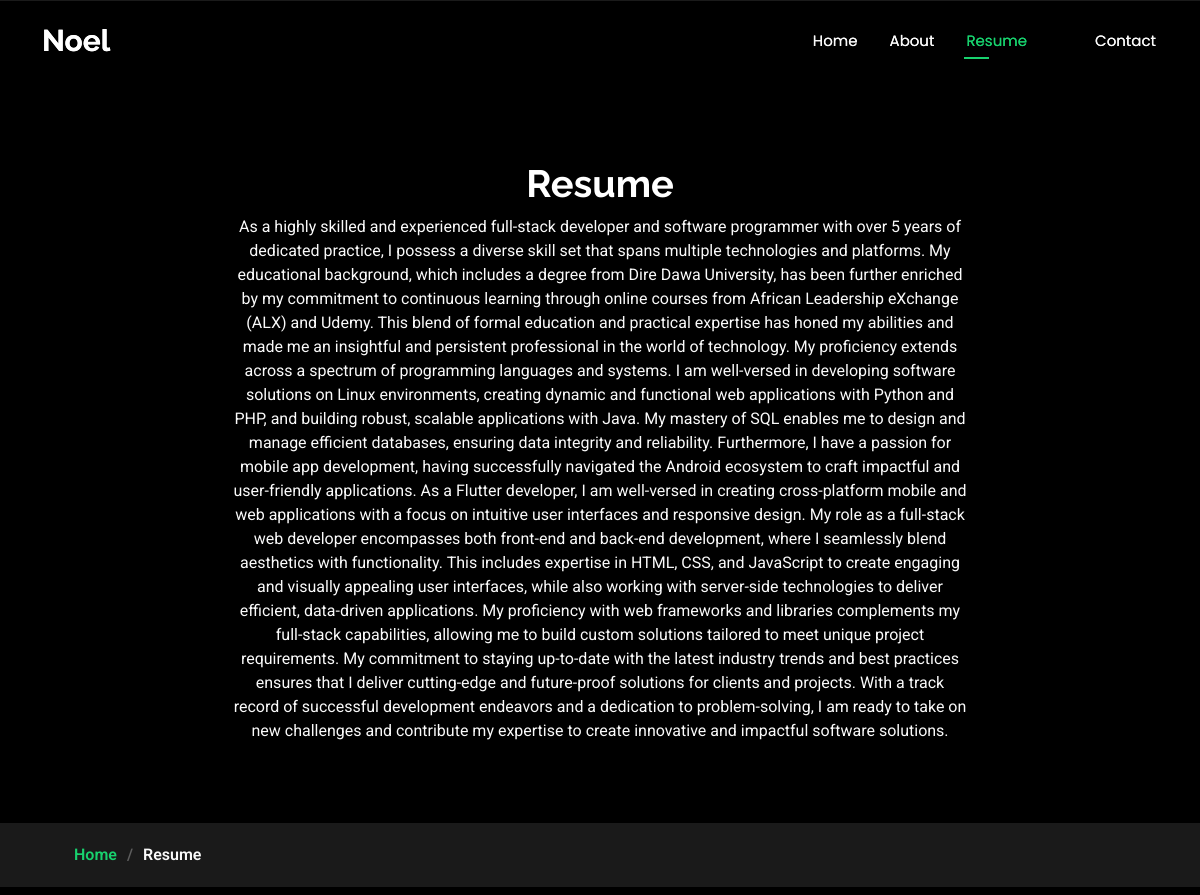
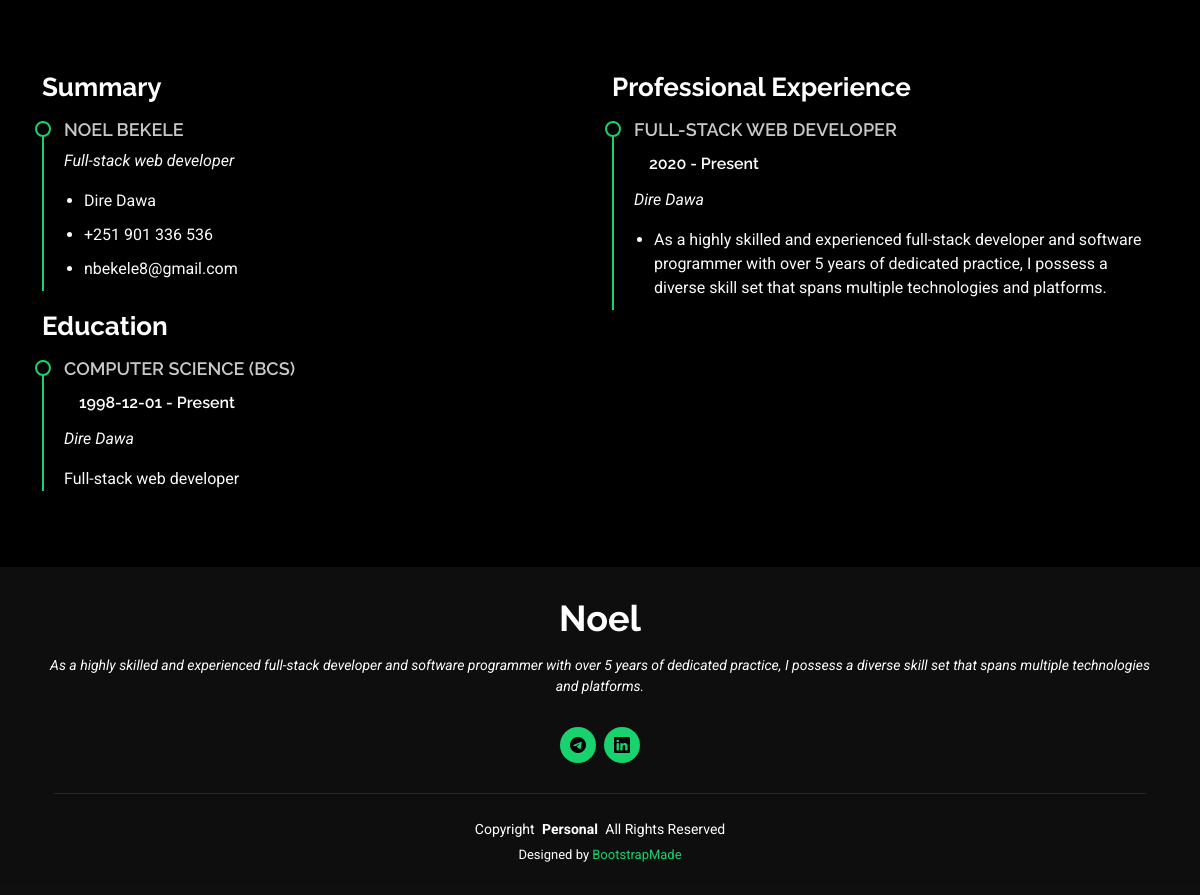
Screenshot of /resume.php with the database file from the repository (2 pictures, top to bottom).
### tables this page shows
CREATE TABLE `users` (
  `id` bigint(20) UNSIGNED NOT NULL,
  `name` varchar(255) NOT NULL,
  `email` varchar(255) NOT NULL,
  `title_name` varchar(255) NOT NULL,
  `email_verified_at` timestamp NULL DEFAULT NULL,
  `password` varchar(255) NOT NULL,
  `s_title` text NOT NULL,
  `l_title` text NOT NULL,
  `b_day` varchar(255) NOT NULL,
  `about` text NOT NULL,
  `website` varchar(255) NOT NULL,
  `phone` varchar(255) NOT NULL,
  `city` varchar(255) NOT NULL,
  `age` varchar(255) NOT NULL,
  `degree` varchar(255) NOT NULL,
  `freelance` tinyint(1) DEFAULT 1,
  `remember_token` varchar(100) DEFAULT NULL,
  `created_at` timestamp NOT NULL DEFAULT current_timestamp(),
  `updated_at` timestamp NOT NULL DEFAULT current_timestamp() ON UPDATE current_timestamp()
);

### resume.php (the view, shortened to what this page needs)
<?php
include 'header.php';
include 'db.php';
$userId = 1;
$query = $pdo->prepare("SELECT * FROM users WHERE id = ?");
$query->execute([$userId]);
$user = $query->fetch(PDO::FETCH_ASSOC);
?>
<main class="main">
    <div class="page-title" data-aos="fade">
        <div class="heading">
            <div class="container">
                <div class="row d-flex justify-content-center text-center">
                    <div class="col-lg-8">
                        <h1>Resume</h1>
                        <p class="mb-0"><?= htmlspecialchars($user['about']); ?></p>
                    </div>
                </div>
            </div>
        </div>
        <nav class="breadcrumbs">
            <div class="container">
                <ol>
                    <li><a href="index.php">Home</a></li>
                    <li class="current">Resume</li>
                </ol>
            </div>
        </nav>
    </div>
    <section id="resume" class="resume section">
        <div class="container">
            <div class="row">
                <div class="col-lg-6" data-aos="fade-up" data-aos-delay="100">
                    <h3 class="resume-title">Summary</h3>
                    <div class="resume-item pb-0">
                        <h4><?= htmlspecialchars($user['name']); ?></h4>
                        <p><em><?= htmlspecialchars($user['s_title']); ?></em></p>
                        <ul>
                            <li><?= htmlspecialchars($user['city']); ?></li>
                            <li><?= htmlspecialchars($user['phone']); ?></li>
                            <li><?= htmlspecialchars($user['email']); ?></li>
                        </ul>
                    </div>
                    <h3 class="resume-title">Education</h3>
                    <div class="resume-item">
                        <h4><?= htmlspecialchars($user['degree']); ?></h4>
                        <h5><?= htmlspecialchars($user['b_day']); ?> - Present</h5>
                        <p><em><?= htmlspecialchars($user['city']); ?></em></p>
                        <p><?= htmlspecialchars($user['s_title']); ?></p>
                    </div>
                </div>
                <div class="col-lg-6" data-aos="fade-up" data-aos-delay="200">
                    <h3 class="resume-title">Professional Experience</h3>
                    <div class="resume-item">
                        <h4><?= htmlspecialchars($user['title_name']); ?></h4>
                        <h5><?= date("Y") - 5; ?> - Present</h5>
                        <p><em><?= htmlspecialchars($user['city']); ?></em></p>
                        <ul>
                            <li><?= htmlspecialchars($user['l_title']); ?></li>
                        </ul>
                    </div>
                </div>
            </div>
        </div>
    </section>
</main>
<?php include 'footer.php'; ?>

### footer.php (shortened to what this page needs)
<?php
include 'db.php';
include 'header.php';
$userQuery = $pdo->prepare("SELECT * FROM users WHERE id = :id LIMIT 1");
$userQuery->execute(['id' => 1]);
$user = $userQuery->fetch(PDO::FETCH_ASSOC);
?>
<footer id="footer" class="footer dark-background">
    <div class="container">
      <h3 class="sitename">Noel</h3>
      <p><?= htmlspecialchars($user['l_title']); ?></p>
      <div class="social-links d-flex justify-content-center">
        <a href="https://t.me/Nbekele" target="_blank"><i class="bi bi-telegram"></i></a>
        <a href="https://www.linkedin.com/in/noel-bekele-0a0193205/" target="_blank"><i class="bi bi-linkedin"></i></a>
      </div>
      <div class="container">
        <div class="copyright">
          <span>Copyright</span> <strong class="px-1 sitename">Personal</strong> <span>All Rights Reserved</span>
        </div>
        <div class="credits">
          Designed by <a href="https://bootstrapmade.com/">BootstrapMade</a>
        </div>
      </div>
    </div>
  </footer>
</body>
</html>

### assets/css/main.css (style rules this page uses)
:root { --default-font: "Roboto", system-ui, -apple-system, "Segoe UI", Roboto, "Helvetica Neue", Arial, "Noto Sans", "Liberation Sans", sans-serif, "Apple Color Emoji", "Segoe UI Emoji", "Segoe UI Symbol", "Noto Color Emoji"; --heading-font: "Raleway", sans-serif; --nav-font: "Poppins", sans-serif; }
:root { --background-color: #000000; --default-color: #fafafa; --heading-color: #ffffff; --accent-color: #18d26e; --surface-color: #1a1a1a; --contrast-color: #000000; }
:root { --nav-color: #fafafa; --nav-hover-color: #18d26e; --nav-mobile-background-color: #1a1a1a; --nav-dropdown-background-color: #1a1a1a; --nav-dropdown-color: #fafafa; --nav-dropdown-hover-color: #18d26e; }
.dark-background { --background-color: rgba(15, 15, 15, 0.975); --default-color: #ffffff; --heading-color: #ffffff; --surface-color: #292929f9; --contrast-color: #000000; }
:root { scroll-behavior: smooth; }
body { color: var(--default-color); background-color: var(--background-color); font-family: var(--default-font); }
a { color: var(--accent-color); text-decoration: none; transition: 0.3s; }
h1, h2, h3, h4, h5, h6 { color: var(--heading-color); font-family: var(--heading-font); }
.footer { color: var(--default-color); background-color: var(--background-color); font-size: 14px; text-align: center; padding: 30px 0; position: relative; }
.footer h3 { font-size: 36px; font-weight: 700; position: relative; padding: 0; margin: 0 0 15px 0; }
.footer p { font-size: 15; font-style: italic; padding: 0; margin: 0 0 30px 0; }
.footer .social-links { margin: 0 0 30px 0; }
.footer .social-links a { font-size: 16px; display: flex; align-items: center; justify-content: center; background: var(--accent-color); color: var(--contrast-color); line-height: 1; margin: 0 4px; border-radius: 50%; text-align: center; width: 36px; height: 36px; transition: 0.3s; }
.footer .copyright { padding-top: 25px; border-top: 1px solid color-mix(in srgb, var(--default-color), transparent 90%); }
.footer .credits { font-size: 13px; padding-top: 5px; }
.page-title { color: var(--default-color); background-color: var(--background-color); position: relative; }
.page-title .heading { padding: 160px 0 80px 0; border-top: 1px solid color-mix(in srgb, var(--default-color), transparent 90%); }
.page-title .heading h1 { font-size: 38px; font-weight: 700; }
.page-title nav { background-color: color-mix(in srgb, var(--default-color), transparent 90%); padding: 20px 0; }
.page-title nav ol { display: flex; flex-wrap: wrap; list-style: none; margin: 0; font-size: 16px; font-weight: 600; }
.page-title nav ol li+li { padding-left: 10px; }
.page-title nav ol li+li::before { content: "/"; display: inline-block; padding-right: 10px; color: color-mix(in srgb, var(--default-color), transparent 70%); }
section, .section { color: var(--default-color); background-color: var(--background-color); padding: 60px 0; scroll-margin-top: 100px; overflow: clip; }
.resume .resume-title { color: var(--heading-color); font-size: 26px; font-weight: 700; margin-top: 20px; margin-bottom: 20px; }
.resume .resume-item { padding: 0 0 20px 20px; margin-top: -2px; border-left: 2px solid var(--accent-color); position: relative; }
.resume .resume-item h4 { line-height: 18px; font-size: 18px; font-weight: 600; text-transform: uppercase; color: color-mix(in srgb, var(--default-color), transparent 20%); margin-bottom: 10px; }
.resume .resume-item h5 { font-size: 16px; padding: 5px 15px; display: inline-block; font-weight: 600; margin-bottom: 10px; }
.resume .resume-item ul { padding-left: 20px; }
.resume .resume-item ul li { padding-bottom: 10px; }
.resume .resume-item:last-child { padding-bottom: 0; }
.resume .resume-item::before { content: ""; position: absolute; width: 16px; height: 16px; border-radius: 50px; left: -9px; top: 0; background: var(--background-color); border: 2px solid var(--accent-color); }

### rows the page displays
users: about "As a highly skilled and experienced full-stack developer and software programmer with over 5 years of dedicated practice, I possess a diverse skill set that spans multiple technologies and platforms. My educational background, which includes a degree from Dire Dawa University, has been further enriched by my commitment to continuous learning through online courses from African Leadership eXchange (ALX) and Udemy. This blend of formal education and practical expertise has honed my abilities and made me an insightful and persistent professional in the world of technology. My proficiency extends across a spectrum of programming languages and systems. I am well-versed in developing software…", name "NOEL BEKELE", s_title "Full-stack web developer", city "Dire Dawa", phone "+251 901 336 536", email "nbekele8@gmail.com", degree "COMPUTER SCIENCE (BCS)", b_day "1998-12-01", title_name "FULL-STACK WEB DEVELOPER", l_title "As a highly skilled and experienced full-stack developer and software programmer with over 5 years of dedicated practice, I possess a diverse skill set that spans multiple technologies and platforms."
